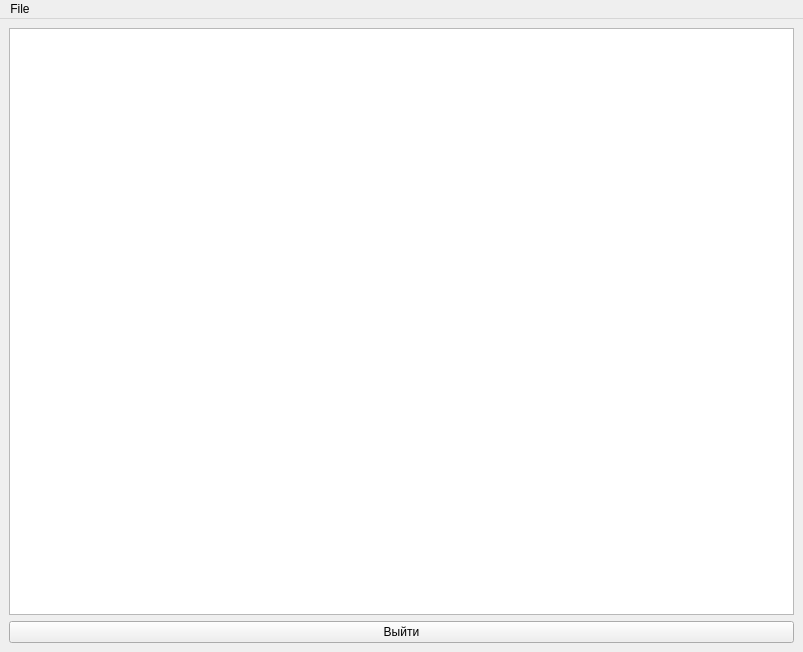
<?xml version="1.0" encoding="UTF-8"?>
<ui version="4.0">
 <class>MainWindow</class>
 <widget class="QMainWindow" name="MainWindow">
  <property name="geometry">
   <rect>
    <x>0</x>
    <y>0</y>
    <width>803</width>
    <height>652</height>
   </rect>
  </property>
  <property name="windowTitle">
   <string>MainWindow</string>
  </property>
  <widget class="QWidget" name="centralwidget">
   <layout class="QVBoxLayout" name="verticalLayout">
    <item>
     <widget class="QTableWidget" name="tableWidget">
      <property name="enabled">
       <bool>true</bool>
      </property>
     </widget>
    </item>
    <item>
     <widget class="QPushButton" name="pushButton">
      <property name="text">
       <string>Выйти</string>
      </property>
     </widget>
    </item>
   </layout>
  </widget>
  <widget class="QMenuBar" name="menubar">
   <property name="geometry">
    <rect>
     <x>0</x>
     <y>0</y>
     <width>803</width>
     <height>21</height>
    </rect>
   </property>
   <widget class="QMenu" name="menuFile">
    <property name="title">
     <string>File</string>
    </property>
    <addaction name="actionNew"/>
    <addaction name="actionSave"/>
    <addaction name="actionOpen"/>
   </widget>
   <addaction name="menuFile"/>
  </widget>
  <action name="actionFile">
   <property name="text">
    <string>File</string>
   </property>
   <property name="toolTip">
    <string>File</string>
   </property>
  </action>
  <action name="actionNew">
   <property name="text">
    <string>New</string>
   </property>
  </action>
  <action name="actionSave">
   <property name="text">
    <string>Save</string>
   </property>
  </action>
  <action name="actionOpen">
   <property name="text">
    <string>Open</string>
   </property>
  </action>
 </widget>
 <resources/>
 <connections/>
</ui>
